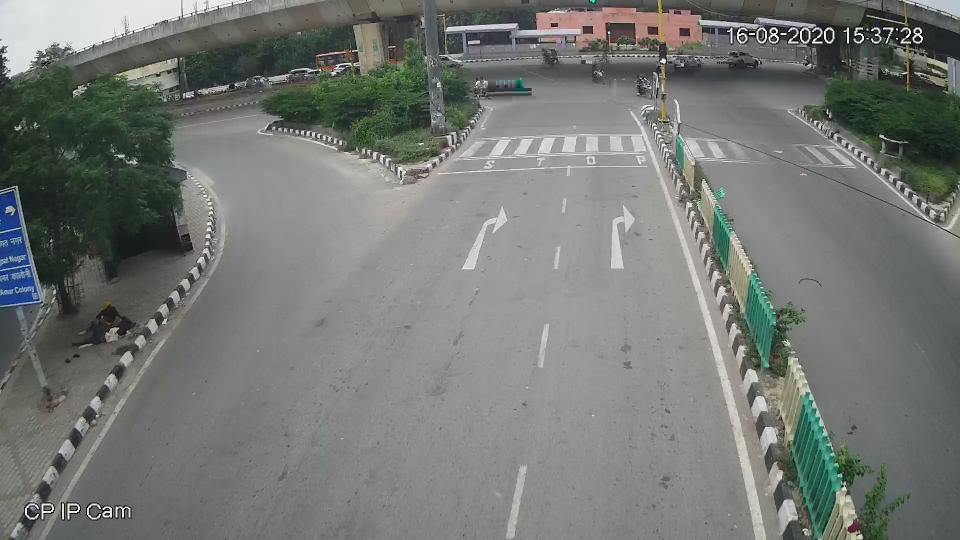
//> input picture Subtask1/IMG_empty.jpg, 1920 x 1080 px, given in place of trafficvideo.mp4, which was not available (shown at 1/2 size)
$ ./main   (built with g++ and OpenCV 4)
//> lines starting //> are read from the running program, lines starting //| are printed output that depends on the picture; pictures that were not available may be replaced by others from this repository, and a replacement may not be noted
#include <opencv2/opencv.hpp>
#include <fstream>
#include <chrono>
//#include <pthread>
using namespace std;  // for standard library constructs
using namespace cv;   // for opencv library constructs
using namespace chrono;


//fbase = file baseline, f1 = file of method 1 ...
//ofstream fbase("Baseline.txt"); f2("M2_sparseDense.csv"),
ofstream f1("M1_subSample.txt"), f3("M3_reduceResol.txt");
ofstream f4("M4_spatialSplit.txt"), f5("M5_temporalSplit.txt"), futil("UtilityReport.txt", ios::app);
ifstream fbase_in("Baseline.txt"), f1_in("M1_subSample.txt"), f2_in("M2_sparseDense.csv"), f3_in("M3_reduceResol.txt");
ifstream f4_in("M4_spatialSplit.txt"), f5_in("M5_temporalSplit.txt");

//rtbase = runtime baseline, rt1 = runtime of method 1 ...
//runtime calculation should EXCLUDE file input output!
float rtbase, rt1, rt2, rt3, rt4, rt5;

//method parameters
int p1 = 3, p2 = 1, p3 = 100, p4 = 200, p5, p6;

//method utilities
float u1, u2, u3, u4, u5;

float e1, e2, e3, e4, e5;

//Set testmi to true to test method i
bool testbase = false, testm1 = false, testm2 = true, testm3 = false, testm4 = false, testm5 = false;

//FUNCTIONS

Mat subImg(Mat frame1, Mat frame2, int thr = 20) {

    Mat diff, thresh;

    //grayscale
    cvtColor(frame1, frame1, COLOR_BGR2GRAY);
    GaussianBlur(frame1, frame1, Size(5, 5), 0);

    //grayscale
    cvtColor(frame2, frame2, COLOR_BGR2GRAY);
    GaussianBlur(frame2, frame2, Size(5, 5), 0);

    //absolute frame diff
    absdiff(frame1, frame2, diff);

    //threshold
    threshold(diff, thresh, thr, 255, THRESH_BINARY);

    // DILATE & ERODE
    Mat kernel5x5 = getStructuringElement(MORPH_RECT, Size(5, 5));
    Mat kernel21x21 = getStructuringElement(MORPH_RECT, Size(21, 21));

    erode(thresh, thresh, kernel5x5);
    dilate(thresh, thresh, kernel21x21);

    return thresh;

}

float findArea(Mat thresh) {
    float area = 0;
    for (int i = 0; i < thresh.rows; i++) {
        for (int j = 0; j < thresh.cols; j++) {
            if (thresh.at<uchar>(i, j) != 0)
                area = area + 1;
        }
    }
    return area;
}

Mat warpAndCrop(Mat image, Mat matrix) {
    Size size = image.size();
    Mat transformed_image, cropped_image;
    //warp image using matrix
    warpPerspective(image, transformed_image, matrix, size);
    //crop using preselected points
    cropped_image = transformed_image(Range(52, 831), Range(472, 801));
    return cropped_image;
}

// [141 lines left out: functions error, baseline, M1_subSample, not called in this run]

void M2_sparseDense(VideoCapture video, Mat background, Mat matrix, int x = 0) {
    Mat frame1, frame2, thresh;
    float AREA = background.size().area();
    float denseQ = 0, denseM = 0, time;
    int see_every_n_frame = 3, frame = 1;

    //read Frame 1
    video.read(frame1);
    frame1 = warpAndCrop(frame1, matrix);
    cvtColor(frame1, frame1, COLOR_BGR2GRAY);

    if (x == 0) {
        while (true) {

            for (int i = 0; i < see_every_n_frame; i++) {
                video.read(frame2);
                frame++;
            }

            //Video End
            if (frame2.empty()) {
                break;
            }

            frame2 = warpAndCrop(frame2, matrix);

            thresh = subImg(background.clone(), frame2.clone(), 40);
            denseQ = findArea(thresh) / AREA;

            cvtColor(frame2, frame2, COLOR_BGR2GRAY);

            Mat flow(frame1.size(), CV_32FC2);

            calcOpticalFlowFarneback(frame1, frame2, flow, 0.5, 3, 15, 3, 7, 1.5, 0);

            Mat flow_parts[2];
            split(flow, flow_parts);

            Mat magnitude, angle, magn_norm;
            cartToPolar(flow_parts[0], flow_parts[1], magnitude, angle, true);
            normalize(magnitude, magn_norm, 0.0f, 1.0f, NORM_MINMAX);
            angle *= ((1.f / 360.f) * (180.f / 255.f));

            Mat _hsv[3], hsv, hsv8, bgr;
            _hsv[0] = angle;
            _hsv[1] = Mat::ones(angle.size(), CV_32F);
            _hsv[2] = magn_norm;
            merge(_hsv, 3, hsv);
            hsv.convertTo(hsv8, CV_8U, 255.0);

            cvtColor(hsv8, bgr, COLOR_HSV2BGR);
            cvtColor(bgr, bgr, COLOR_BGR2GRAY);

            threshold(bgr, bgr, 15, 255, THRESH_BINARY);

            Mat kernel7x7 = getStructuringElement(MORPH_RECT, Size(7, 7));
            Mat kernel15x15 = getStructuringElement(MORPH_RECT, Size(15, 15));

            erode(bgr, bgr, kernel7x7);
            dilate(bgr, bgr, kernel15x15);

            denseM = findArea(bgr) / AREA;

            // error correction if Queue density < Dynamic density
            // slight error occurs due to different threshold values used
            // when only moving vehicles are present
            denseQ = denseQ > denseM ? denseQ : denseM;

            // video is 15 FPS
            time = (float)frame / 15;

            //f2 << time << "," << denseQ << "," << denseM << "\n";

            //update frame1 to frame2 and loop back
            frame1 = frame2;
        }
    }
    else {
        vector<Scalar> colors;
        RNG rng;
        for (int i = 0; i < 100; i++) {
            int r = rng.uniform(0, 256);
            int g = rng.uniform(0, 256);
            int b = rng.uniform(0, 256);
            colors.push_back(Scalar(r, g, b));
        }
        vector<Point2f> p0, p1;
        /*goodFeaturesToTrack(frame1, p0, 100, 0.3, 7, Mat(), 7, false, 0.04);
        Mat mask = Mat::zeros(frame1.size(), frame1.type());*/
        while (true) {

            for (int i = 0; i < see_every_n_frame; i++) {
                video.read(frame2);
                frame++;
            }

            //Video End
            if (frame2.empty()) {
                break;
            }

            goodFeaturesToTrack(frame1, p0, 100, 0.3, 7, Mat(), 7, false, 0.04);
            Mat mask = Mat::zeros(frame1.size(), frame1.type());

            frame2 = warpAndCrop(frame2, matrix);

            thresh = subImg(background.clone(), frame2.clone(), 40);
            denseQ = findArea(thresh) / AREA;

            cvtColor(frame2, frame2, COLOR_BGR2GRAY);

            vector<uchar> status;
            vector<float> err;

            TermCriteria criteria = TermCriteria((TermCriteria::COUNT)+(TermCriteria::EPS), 10, 0.03);
            calcOpticalFlowPyrLK(frame1, frame2, p0, p1, status, err, Size(15, 15), 2, criteria);

            vector<Point2f> good_new;

            for (uint i = 0; i < p0.size(); i++) {
                if (status[i] == 1) {
                    good_new.push_back(p1[i]);
                    line(mask, p1[i], p0[i], colors[i], 2);
                    circle(frame2, p1[i], 5, colors[i], -1);
                }
            }

            Mat img;
            add(frame2, mask, img);

            imshow("Flow", img);
            waitKey(30);

            //denseM = findArea(bgr) / AREA;

            // error correction if Queue density < Dynamic density
            // slight error occurs due to different threshold values used
            // when only moving vehicles are present
            denseQ = denseQ > denseM ? denseQ : denseM;

            // video is 15 FPS
            time = (float)frame / 15;

            //f2 << time << "," << denseQ << "," << denseM << "\n";

            //update frame1 to frame2 and loop back
            frame1 = frame2.clone();
            p0 = good_new;

        }


    }
}

// [53 lines left out: function M3_reduceResol, not called in this run]

void M4_spatialSplit(int x) {

}

void M5_temporalSplit(int x) {

}

// main function
int main() {

    string vid_path = "trafficvideo.mp4";
    VideoCapture video(vid_path);

    Mat background, matrix;
    vector<Point2f> source_points, trnsfrm_points;

    //preselected source points
    source_points.push_back(Point2f(980, 224));        //top left corner
    source_points.push_back(Point2f(418, 830));        //bottom left corner
    source_points.push_back(Point2f(1506, 833));       //bottom right corner
    source_points.push_back(Point2f(1290, 211));       //top right corner

    //preselected destination points for homography
    trnsfrm_points.push_back(Point2f(472, 52));        // top left corner
    trnsfrm_points.push_back(Point2f(472, 830));       // bottom left corner
    trnsfrm_points.push_back(Point2f(800, 830));       // bottom right corner
    trnsfrm_points.push_back(Point2f(800, 52));        // top right corner

    matrix = findHomography(source_points, trnsfrm_points);

    //choose the frame at 173000ms as background(empty road)
    video.set(CAP_PROP_POS_MSEC, 173000);

    video.read(background);
//> background is the input picture: 1080 rows x 1920 cols, CV_8UC3; mean B, G, R 116.9, 120.1, 116.9
    // baseline resolution = 329 x 779
    background = warpAndCrop(background, matrix);
//> in warpAndCrop, `warpPerspective(image, transformed_image, matrix, size);`:
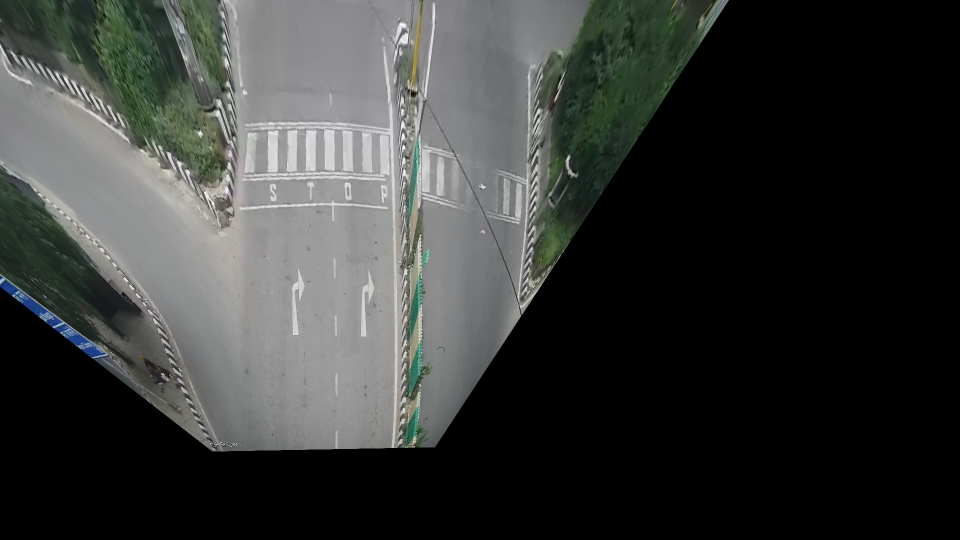
//> transformed_image: 1080 rows x 1920 cols, CV_8UC3 (shown at 1/2 size); mean B, G, R 55.9, 57.9, 55.8
//> in warpAndCrop, `cropped_image = transformed_image(Range(52, 831), Range(472, 801));`:
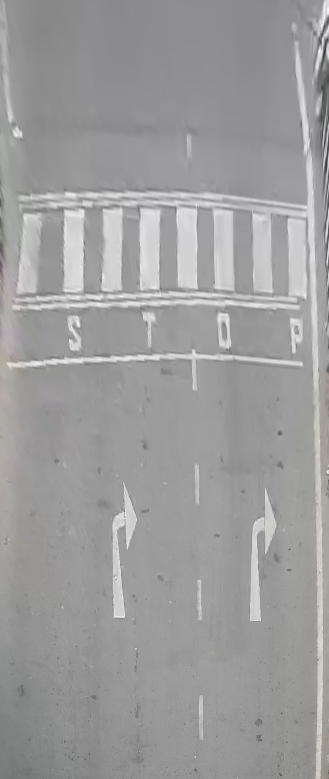
//> cropped_image: 779 rows x 329 cols, CV_8UC3; mean B, G, R 156.7, 156.7, 156.8
    Size szbase = background.size();
//> szbase = Size(329, 779)

    video.set(CAP_PROP_POS_MSEC, 0);

    clock_t start, end;
    //Write in text-file time | denseQ | denseM | frame number(optional). useful for graphing.
    if (testbase) { start = clock(); baseline(video, background.clone(), matrix); end = clock(); rtbase = float(end - start) / CLOCKS_PER_SEC; }
    if (testm1) { start = clock(); M1_subSample(video, background.clone(), matrix, p1); end = clock(); rt1 = float(end - start) / CLOCKS_PER_SEC; }
    if (testm2) { start = clock(); M2_sparseDense(video, background.clone(), matrix, p2); end = clock(); rt2 = float(end - start) / CLOCKS_PER_SEC; }
//> after the loop in M2_sparseDense, `for (int i = 0; i < see_every_n_frame; i++)`: frame = 4
//> in M2_sparseDense, `goodFeaturesToTrack(frame1, p0, 100, 0.3, 7, Mat(), 7, false, 0.04);`: p0 = 68 Points (x, y), first 12: [122, 614], [174, 208], [115, 614], [259, 618], [66, 212], [194, 286], [19, 135], [142, 208], [159, 289], [327, 39], [252, 618], [103, 211]
//> in subImg, `absdiff(frame1, frame2, diff);`: diff: 779 rows x 329 cols, CV_8UC1; every value is 0
//> after the loop in findArea, `for (int i = 0; i < thresh.rows; i++)`: area = 0
//> in M2_sparseDense, `calcOpticalFlowPyrLK(frame1, frame2, p0, p1, status, err, Size(15, 15)..`: p1 has the same summary as p0; status = 68 values from 1 to 1
//> the loop in M2_sparseDense, `for (uint i = 0; i < p0.size(); i++)` made 68 passes
//> after the loop in M2_sparseDense, `for (uint i = 0; i < p0.size(); i++)`:
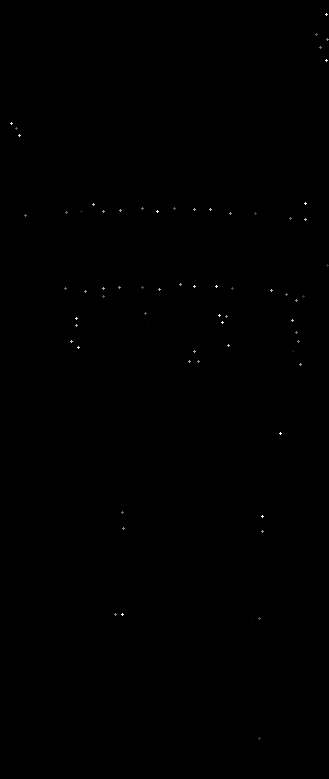
//> mask: 779 rows x 329 cols, CV_8UC1; min 0, max 251, mean 0.2
//> after the loop in M2_sparseDense, `for (uint i = 0; i < p0.size(); i++)`:
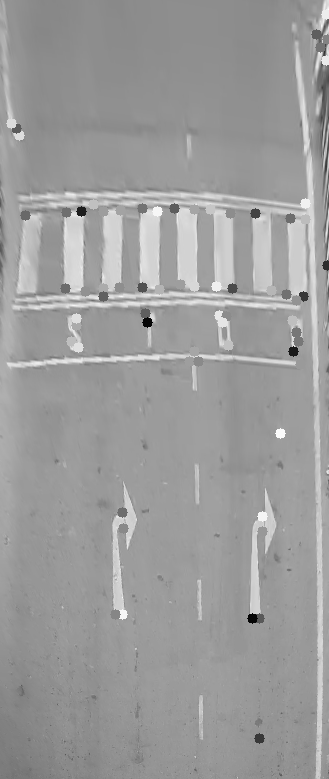
//> frame2: 779 rows x 329 cols, CV_8UC1; min 6, max 254, mean 156
//> in M2_sparseDense, `time = (float)frame / 15;`: time = 0.267
    if (testm3) { start = clock(); M3_reduceResol(video, background.clone(), matrix, p3, p4); end = clock(); rt3 = float(end - start) / CLOCKS_PER_SEC; }
    if (testm4) { start = clock(); M4_spatialSplit(p5); end = clock(); rt4 = float(end - start) / CLOCKS_PER_SEC; }
    if (testm5) { start = clock(); M5_temporalSplit(p6); end = clock(); rt5 = float(end - start) / CLOCKS_PER_SEC; }

    f1.close();
    //f2.close();
    f3.close();  f4.close();  f5.close();

    //Print utility report in text file. Print method name | parameter value | utility | time consumed in one line. used for debugging and changes.
    //Then after the above report print comma seperated utility, runtime for final graphing.
    futil << "Baseline RunTime = " << rtbase << " secs\n" << "Baseline Resolution = " << szbase << "\n";
    if (testm1) {
        e1 = error(fbase_in, f1_in, p1);
        u1 = 1 / (0.01 + e1);
        futil << "Method 1: Sub-Sample - No. of frames to drop = " << p1 << ".\n\tUtility = " << u1 << ". RunTime = " << rt1 << " secs\n";
    }
    if (testm2) {
        e2 = error(fbase_in, f2_in);
        u2 = 1 / (0.01 + e2);
        futil << "Method 2: Sparse/Dense Flow - Type = " << p2 << ".\n\tUtility = " << u2 << ". RunTime = " << rt2 << " secs\n";
    }
    if (testm3) {
        e3 = error(fbase_in, f3_in);
        u3 = 1 / (0.01 + e3);
        futil << "Method 3: Reduce Resolution - Resolution = " << p3 << "x" << p4 << ".\n\tUtility = " << u3 << ". RunTime = " << rt3 << " secs\n";
    }
    if (testm4) {
        e4 = error(fbase_in, f4_in);
        u4 = 1 / (0.01 + e4);
        futil << "Method 4: Spatial Split - No. of frame splits = " << p5 << ".\n\tUtility = " << u4 << ". RunTime = " << rt4 << " secs\n";
    }
    if (testm5) {
        e5 = error(fbase_in, f5_in);
        u5 = 1 / (0.01 + e5);
        futil << "Method 5: Temporal Slpit - No. of threads = " << p6 << ".\n\tUtility = " << u5 << ". RunTime = " << rt5 << " secs\n\n";
    }

    //Close all files
    //fbase.close();
    futil.close();

    cout << "Program Executed Successfully\n";
    return 0;
}

$ run again, on Subtask1/IMG_traffic.jpg
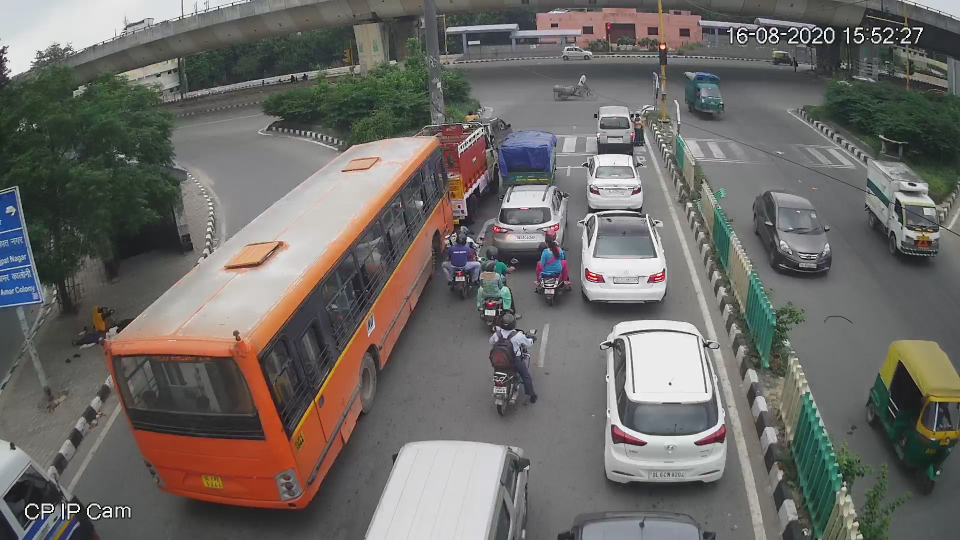
//> input picture Subtask1/IMG_traffic.jpg, 1920 x 1080 px, given in place of trafficvideo.mp4, which was not available (shown at 1/2 size)
//> background is the input picture: 1080 rows x 1920 cols, CV_8UC3; mean B, G, R 102.5, 106.2, 109.1
//> after the loop in M2_sparseDense, `for (int i = 0; i < see_every_n_frame; i++)`: frame = 4
//> p0 = 84 Points (x, y), first 12: [200, 644], [192, 641], [299, 533], [239, 438], [152, 680], [233, 510], [314, 719], [196, 653], [227, 425], [259, 710], [221, 528], [181, 704]
//> diff: 779 rows x 329 cols, CV_8UC1; every value is 0
//> after the loop in findArea, `for (int i = 0; i < thresh.rows; i++)`: area = 0
//> p1 has the same summary as p0; status = 84 values from 1 to 1
//> the loop in M2_sparseDense, `for (uint i = 0; i < p0.size(); i++)` made 84 passes
//> after the loop in M2_sparseDense, `for (uint i = 0; i < p0.size(); i++)`:
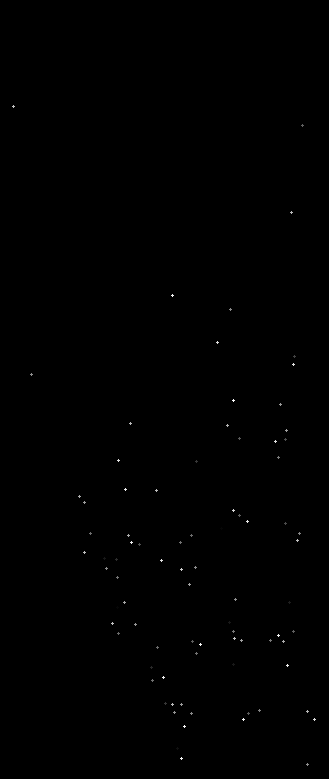
//> mask: 779 rows x 329 cols, CV_8UC1; min 0, max 251, mean 0.2
//> after the loop in M2_sparseDense, `for (uint i = 0; i < p0.size(); i++)`:
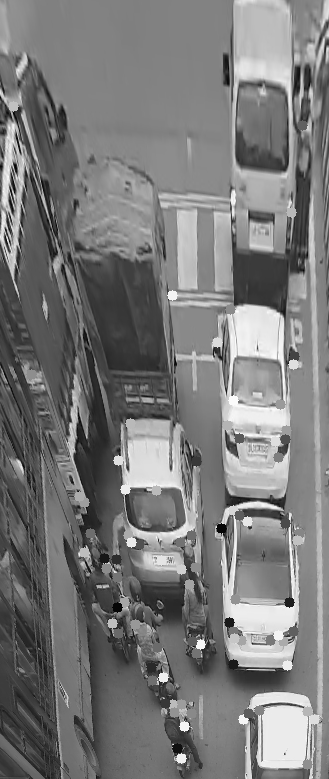
//> frame2: 779 rows x 329 cols, CV_8UC1; min 2, max 255, mean 121.8
//> time = 0.267
